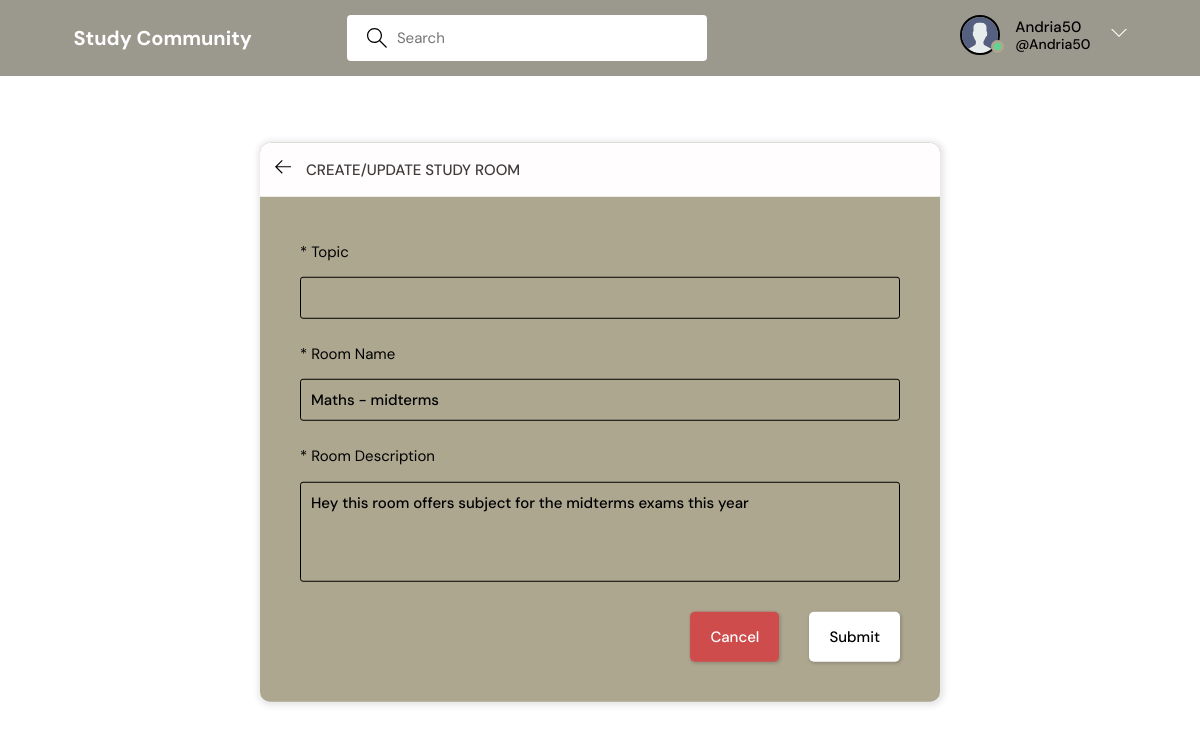
The app's page /update-room/8/ (signed in) with its own data.
### app/models.py (models this page shows, shortened)
class User(AbstractUser):
    name = models.CharField(max_length=200, null=True)
    email = models.EmailField(unique=True, null=True)
    bio = models.TextField(null=True)
    avatar = models.ImageField(null=True, default="avatar.png")
    USERNAME_FIELD = 'username'
    REQUIRED_FIELDS = []

class Room(models.Model):
    host = models.ForeignKey(User, on_delete=models.SET_NULL, null=True)
    topic = models.ForeignKey(Topic, on_delete=models.SET_NULL, null=True)
    name = models.CharField(max_length=200)
    description = models.TextField(null=True, blank=True)
    participants = models.ManyToManyField(
        User, related_name='participants', blank=True)
    updated = models.DateTimeField(auto_now=True)
    created = models.DateTimeField(auto_now_add=True)
    class Meta:
        ordering = ['-updated', '-created']

### app/views.py (the view, shortened to what this page needs)
# urls.py: path('update-room/<str:pk>/', views.updateRoom, name="update-room"),
@login_required(login_url='login')
def updateRoom(request, pk):
    room = Room.objects.get(id=pk)
    form = RoomForm(instance=room)
    topics = Topic.objects.all()
    if request.user != room.host:
        return HttpResponse('Your are not allowed here!!')
    context = {'form': form, 'topics': topics, 'room': room}
    return render(request, 'app/room_form.html', context)

### app/forms.py
class RoomForm(ModelForm):
    class Meta:
        model = Room
        fields = '__all__'
        exclude = ['host', 'participants']

### app/templates/app/room_form.html (shortened to what this page needs)
{% extends 'main.html' %}
{% block content %}
<main class="create-room layout">
  <div class="container">
    <div class="layout__box">
      <div class="layout__boxHeader">
        <div class="layout__boxTitle">
          <a href="{{request.META.HTTP_REFERER}}">
            <svg version="1.1"   width="32" height="32" viewBox="0 0 32 32">
              <title>arrow-left</title>
              <path
                d="M13.723 2.286l-13.723 13.714 13.719 13.714 1.616-1.611-10.96-10.96h27.625v-2.286h-27.625l10.965-10.965-1.616-1.607z">
              </path>
            </svg>
          </a>
          <h3>Create/Update Study Room</h3>
        </div>
      </div>
      <div class="layout__body">
        <form class="form" action="" method="POST">
          <div class="form__group">
            <label for="room_name">* Topic</label>
            <input type="text" name="topic" id="room_name"/>
          </div>
          <div class="form__group">
            <label for="room_name">* Room Name</label>
            {{form.name}}
          </div>
          <div class="form__group">
            <label for="room_description">* Room Description</label>
            {{form.description}}
          </div>
          <div class="form__action">
            <a class="btn btn--dark" href="{{request.META.HTTP_REFERER}}">Cancel</a>
            <button class="btn btn--main" type="submit">Submit</button>
          </div></div>
      </div>
    </div>
</main>
{% endblock content %}

### templates/navbar.html (shortened to what this page needs)
{% load static %}
<header class="header header--loggedIn">
    <div class="container">
        <a href="{% url 'home' %}" class="header__logo">
            <h1>Study Community</h1>
        </a>
        <form class="header__search" method="GET" action="{% url 'home' %}">
            <label>
                <input name="q" placeholder="Search" />
            </label>
        </form>
        <nav class="header__menu">
            {% if request.user.is_authenticated %}
            <div class="header__user">
                <a href="{% url 'user-profile' user.id  %}">
                    <div class="avatar avatar--medium active">
                        <img src="{{request.user.avatar.url}}" />
                    </div>
                    <p>{{request.user.username}} <span>@{{request.user.username}}</span></p>
                </a>
                <button class="dropdown-button">
                    <svg version="1.1"   width="32" height="32" viewBox="0 0 32 32">
                        <title>chevron-down</title>
                        <path d="M16 21l-13-13h-3l16 16 16-16h-3l-13 13z"></path>
                    </svg>
                </button>
            </div>
            {% else %}
            <a href="{% url 'login' %}">
                <img src="{% static 'images/avatar.svg' %}" />
                <p>Login</p>
            </a>
            {% endif %}
        </nav>
    </div>
</header>

### records on screen
User: user.avatar (placeholder picture), user.username "Andria50"
Room: name "Maths - midterms", description "Hey this room offers subject for the midterms exams this year"
